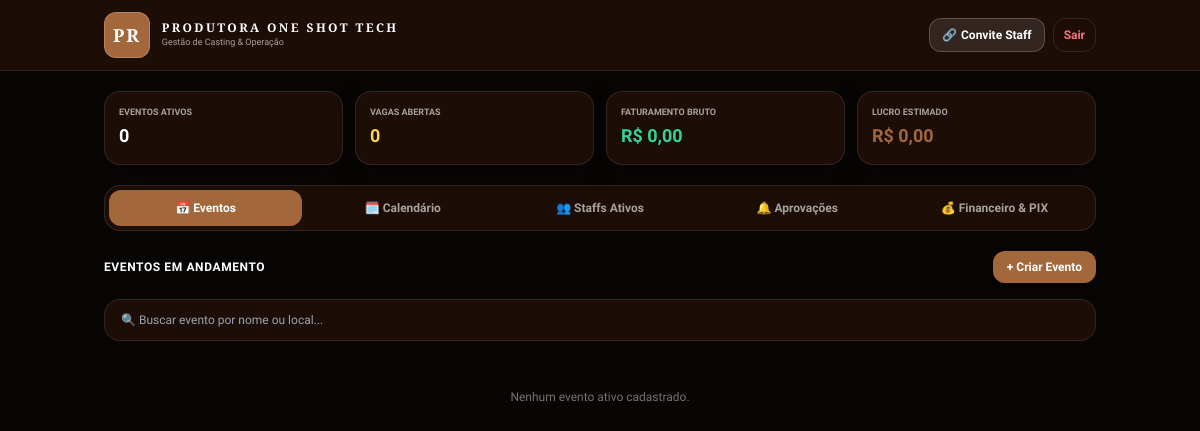
Before: /dashboard/empresa/ (signed in) with the older database file.
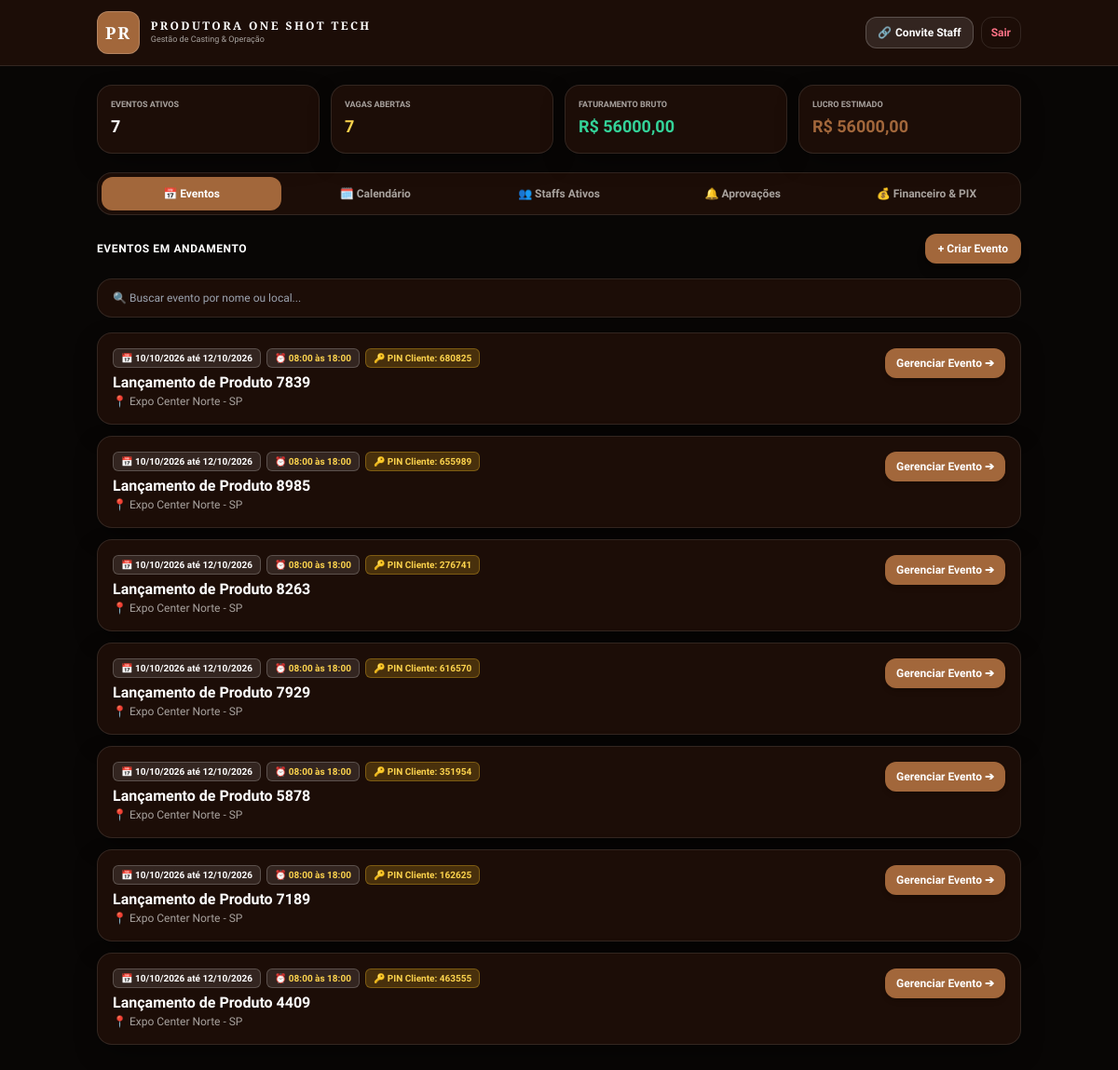
After: the same page with the newer database file.
### core/models.py (models this page shows, shortened)
class Empresa(models.Model):
    PLANO_CHOICES = (
        ('BASICO', 'Básico'),
        ('PREMIUM', 'Premium'),
        ('CUSTOM', 'Personalizado / Enterprise'),
    )
    STATUS_CHOICES = (
        ('ATIVO', 'Ativo'),
        ('BLOQUEADO', 'Bloqueado'),
        ('SUSPENSO', 'Inadimplente / Suspenso'),
    )
    nome = models.CharField(max_length=255)
    cnpj = models.CharField(max_length=20, unique=True)
    status = models.CharField(max_length=20, choices=STATUS_CHOICES, default='ATIVO')
    plano = models.CharField(max_length=20, choices=PLANO_CHOICES, default='BASICO')
    valor_plano = models.DecimalField(max_digits=10, decimal_places=2, default=150.00)
    limite_staffs = models.IntegerField(default=300)
    limite_eventos_mes = models.IntegerField(default=10, verbose_name="Limite de Eventos por Mês")
    whatsapp = models.CharField(max_length=20, null=True, blank=True)
    inscricao_estadual = models.CharField(max_length=50, null=True, blank=True)
    logo = models.ImageField(upload_to='logos_empresas/', null=True, blank=True, verbose_name="Logo da Empresa")
    cor_primaria = models.CharField(max_length=7, default='#A2673B', verbose_name="Cor Primária (Hex)")
    cor_secundaria = models.CharField(max_length=7, default='#1C0D07', verbose_name="Cor Secundária (Hex)")
    cor_fundo = models.CharField(max_length=7, default='#080605', verbose_name="Cor de Fundo (Hex)")
    recurso_nfse = models.BooleanField(default=False, verbose_name="Módulo Emissão NFS-e")
    recurso_whatsapp_api = models.BooleanField(default=False, verbose_name="Módulo Disparos WhatsApp")
    recurso_post_event_pdf = models.BooleanField(default=True, verbose_name="Módulo Relatório Post-Event PDF")
    recurso_portal_cliente = models.BooleanField(default=True, verbose_name="Módulo Portal do Cliente")
    recurso_exportacao_pix = models.BooleanField(default=True, verbose_name="Módulo Lote PIX (CSV)")
    recurso_checkin_gps = models.BooleanField(default=True, verbose_name="Módulo Check-in GPS")
    inscricao_municipal = models.CharField(max_length=50, null=True, blank=True, verbose_name="Inscrição Municipal")
    nfse_api_key = models.CharField(max_length=255, null=True, blank=True, verbose_name="Chave API NFS-e")
    nfse_ambiente = models.CharField(
        max_length=20,
        choices=(('HOMOLOGACAO', 'Homologação'), ('PRODUCAO', 'Produção')),
        default='HOMOLOGACAO'
    )
    whatsapp_api_instancia = models.CharField(max_length=100, null=True, blank=True, verbose_name="Instância WhatsApp API")
    whatsapp_api_token = models.CharField(max_length=255, null=True, blank=True, verbose_name="Token WhatsApp API")
    whatsapp_disparos_mes = models.IntegerField(default=0, verbose_name="Disparos Realizados no Mês")
    data_criacao = models.DateTimeField(auto_now_add=True)
    @property
    def is_premium(self):
        return self.plano in ['PREMIUM', 'CUSTOM']

### eventos/models.py (models this page shows, shortened)
class Evento(models.Model):
    empresa = models.ForeignKey(Empresa, on_delete=models.CASCADE, related_name='eventos')
    nome = models.CharField(max_length=255)
    descricao = models.TextField(null=True, blank=True)
    local = models.CharField(max_length=255)
    latitude = models.FloatField(null=True, blank=True)
    longitude = models.FloatField(null=True, blank=True)
    data_inicio = models.DateField()
    data_termino = models.DateField(null=True, blank=True)
    horario_inicio = models.TimeField(null=True, blank=True, verbose_name="Horário de Início do Evento")
    horario_termino = models.TimeField(null=True, blank=True, verbose_name="Horário de Término do Evento")
    orcamento_previsto = models.DecimalField(max_digits=12, decimal_places=2, default=0.00)
    token_cliente = models.CharField(max_length=64, unique=True, null=True, blank=True)
    codigo_acesso_cliente = models.CharField(max_length=10, null=True, blank=True, verbose_name="Código/PIN de Acesso do Cliente")
    status = models.CharField(max_length=20, default='ATIVO')
    data_criacao = models.DateTimeField(auto_now_add=True)

### core/views.py (the view, shortened to what this page needs)
# urls.py: path('dashboard/empresa/', views.admin_dashboard, name='admin_dashboard'),
@login_required
def admin_dashboard(request):
    if not (getattr(request.user, 'perfil', '') == 'ADMIN' or request.user.is_superuser):
        return redirect('login')
    empresa = request.user.empresa or Empresa.objects.first()
    hoje = date.today()
    is_premium = getattr(empresa, 'is_premium', False) or request.user.is_superuser
    evento_foco_id = request.GET.get('ev_id', '')
    eventos = Evento.objects.filter(empresa=empresa).order_by('-data_inicio') if empresa else []
    eventos_ativos = []
    eventos_concluidos = []
    for ev in eventos:
        if not ev.token_cliente or not ev.codigo_acesso_cliente:
            ev.gerar_token_cliente()
        dt_ref = ev.data_termino if ev.data_termino else ev.data_inicio
        if isinstance(dt_ref, str):
            dt_ref = converter_data_iso(dt_ref) or hoje
        if dt_ref >= hoje:
            eventos_ativos.append(ev)
        else:
            eventos_concluidos.append(ev)
    for ev in eventos:
        cands_all = Candidatura.objects.filter(vaga__evento=ev).select_related('usuario', 'vaga', 'presenca_pagamento')
        ev.cands_pendentes = [c for c in cands_all if c.status == 'PENDENTE']
        ev.cands_aprovados_cliente = [c for c in cands_all if c.status == 'APROVADO_CLIENTE']
        ev.cands_confirmados = [c for c in cands_all if c.status == 'APROVADO']
        custo_equipe = sum([float(c.vaga.valor_diaria or 0.0) for c in ev.cands_confirmados])
        faturamento_ev = float(ev.orcamento_previsto or 0.0)
        lucro_ev = faturamento_ev - custo_equipe
        ev.margem_lucro_pct = round((lucro_ev / faturamento_ev * 100), 1) if faturamento_ev > 0 else 0.0
    equipe_staff = Usuario.objects.filter(perfil='STAFF', empresa=empresa).order_by('-id') if empresa else []
    staffs_pendentes = [s for s in equipe_staff if s.status_aprovacao == 'PENDENTE']
    staffs_aprovados = [s for s in equipe_staff if s.status_aprovacao != 'PENDENTE']
    propostas = PropostaComercial.objects.filter(empresa=empresa).order_by('-id') if empresa else []
    total_faturado_geral = sum([float(p.valor_total or 0.0) for p in propostas if p.status == 'APROVADA']) or sum([float(ev.orcamento_previsto or 0.0) for ev in eventos])
    financeiro = PresencaPagamento.objects.filter(candidatura__vaga__evento__empresa=empresa, candidatura__status='APROVADO').select_related('candidatura__usuario', 'candidatura__vaga__evento')
    total_custo_staff_geral = sum([float(f.candidatura.vaga.valor_diaria or 0.0) for f in financeiro])
    total_vagas_abertas = Vaga.objects.filter(evento__empresa=empresa, status='ABERTA').count() if empresa else 0
    total_trabalhos_concluidos = Candidatura.objects.filter(vaga__evento__empresa=empresa, status='APROVADO').count() if empresa else 0
    context = {
        'empresa': empresa,
        'is_premium': is_premium,
        'eventos_ativos': eventos_ativos,
        'eventos_concluidos': eventos_concluidos,
        'staffs_pendentes': staffs_pendentes,
        'staffs_aprovados': staffs_aprovados,
        'propostas': propostas,
        'financeiro': financeiro,
        'total_faturado_geral': total_faturado_geral,
        'total_custo_staff_geral': total_custo_staff_geral,
        'lucro_liquido_geral': total_faturado_geral - total_custo_staff_geral,
        'total_vagas_abertas': total_vagas_abertas,
        'total_trabalhos_concluidos': total_trabalhos_concluidos,
        'link_convite': request.build_absolute_uri(f"/registro/staff/?empresa={empresa.id}") if empresa else "",
        'evento_foco_id': evento_foco_id,
    }
    return render(request, 'core/admin_dashboard.html', context)

### templates/core/admin_dashboard.html (shortened to what this page needs)
<!DOCTYPE html>
<html lang="pt-br" class="dark">
<head>
    <script src="https://cdn.tailwindcss.com"></script>
    <link rel="stylesheet" href="https://cdn.jsdelivr.net/npm/flatpickr/dist/flatpickr.min.css">
    <link rel="stylesheet" href="https://cdn.jsdelivr.net/npm/flatpickr/dist/themes/dark.css">
</head>
<body class="min-h-screen pb-28 selection:bg-amber-500 selection:text-white">
    <header class="border-b border-white/10 sticky top-0 z-30 backdrop-blur-md bg-opacity-80" style="background-color: var(--brand-secondary);">
        <div class="max-w-5xl mx-auto px-4 py-3 flex items-center justify-between">
            <div class="flex items-center gap-3">
                {% if empresa.logo %}
                    <img src="{{ empresa.logo.url }}" class="h-9 object-contain rounded-lg">
                {% else %}
                    <div class="p-2 rounded-xl border border-white/20 bg-brand-primary">
                        <span class="font-brand font-black text-white text-lg tracking-widest">{{ empresa.nome|slice:":2"|upper }}</span>
                    </div>
                {% endif %}
                <div>
                    <h1 class="text-xs font-brand font-bold tracking-[0.2em] text-white uppercase">{{ empresa.nome }}</h1>
                    <p class="text-[9px] text-stone-400">Gestão de Casting & Operação</p>
                </div>
            </div>
            <div class="flex items-center gap-2">
                <button onclick="copiarLink('{{ link_convite }}')" class="bg-white/10 hover:bg-white/20 text-white border border-white/20 text-xs font-bold px-3 py-2 rounded-xl transition-all flex items-center gap-1 cursor-pointer">
                    <span>🔗</span> <span class="hidden sm:inline">Convite Staff</span>
                </button>
                <a href="{% url 'logout' %}" class="text-xs text-rose-400 hover:text-rose-300 px-2.5 py-2 rounded-xl font-bold border border-white/10 hover:bg-rose-500/10 transition-all">Sair</a>
            </div>
        </div>
    </header>
    <main class="max-w-5xl mx-auto px-4 py-5 space-y-5">
        <div class="grid grid-cols-2 sm:grid-cols-4 gap-3">
            <div class="clean-card p-3.5 rounded-2xl">
                <p class="text-[9px] font-bold text-stone-400 uppercase">Eventos Ativos</p>
                <p class="text-lg font-black text-white mt-0.5">{{ eventos_ativos|length }}</p>
            </div>
            <div class="clean-card p-3.5 rounded-2xl">
                <p class="text-[9px] font-bold text-stone-400 uppercase">Vagas Abertas</p>
                <p class="text-lg font-black text-amber-300 mt-0.5">{{ total_vagas_abertas }}</p>
            </div>
            <div class="clean-card p-3.5 rounded-2xl">
                <p class="text-[9px] font-bold text-stone-400 uppercase">Faturamento Bruto</p>
                <p class="text-lg font-black text-emerald-400 mt-0.5">R$ {{ total_faturado_geral|floatformat:2 }}</p>
            </div>
            <div class="clean-card p-3.5 rounded-2xl">
                <p class="text-[9px] font-bold text-stone-400 uppercase">Lucro Estimado</p>
                <p class="text-lg font-black text-brand-primary mt-0.5">R$ {{ lucro_liquido_geral|floatformat:2 }}</p>
            </div>
        </div>
        <div class="flex p-1 border border-white/10 rounded-2xl gap-1 overflow-x-auto hide-scrollbar" style="background-color: var(--brand-secondary);">
            <button onclick="mudarAba('viewEventosAtivos', this)" class="btn-main-tab flex-1 bg-brand-primary text-white font-black py-2.5 rounded-xl text-xs text-center cursor-pointer min-w-[100px]">
                📅 Eventos
            </button>
            <button onclick="mudarAba('viewCalendario', this)" class="btn-main-tab flex-1 text-stone-400 font-bold py-2.5 rounded-xl text-xs text-center cursor-pointer min-w-[100px]">
                🗓️ Calendário
            </button>
            <button id="btnAbaStaffs" onclick="mudarAba('viewStaffsCadastrados', this)" class="btn-main-tab flex-1 text-stone-400 font-bold py-2.5 rounded-xl text-xs text-center cursor-pointer min-w-[110px]">
                👥 Staffs Ativos
            </button>
            <button onclick="mudarAba('viewAprovacoesPendentes', this)" class="btn-main-tab flex-1 text-stone-400 font-bold py-2.5 rounded-xl text-xs text-center cursor-pointer min-w-[120px]">
                🔔 Aprovações
            </button>
            <button onclick="mudarAba('viewFinanceiro', this)" class="btn-main-tab flex-1 text-stone-400 font-bold py-2.5 rounded-xl text-xs text-center cursor-pointer min-w-[110px]">
                💰 Financeiro & PIX
            </button>
        </div>
        <div id="viewEventosAtivos" class="main-view space-y-4">
            <div class="flex items-center justify-between">
                <h2 class="text-xs font-black uppercase tracking-wider text-white">Eventos em Andamento</h2>
                <button onclick="toggleModal('modalNovoEvento')" class="bg-brand-primary hover:opacity-90 text-white font-black text-xs px-3.5 py-2 rounded-xl cursor-pointer shadow-lg">
                    + Criar Evento
                </button>
            </div>
            <input type="text" id="filtroEventosAtivos" onkeyup="filtrarEventosAtivos()" placeholder="🔍 Buscar evento por nome ou local..." class="w-full border border-white/10 rounded-2xl px-4 py-3 text-xs text-white outline-none focus:border-brand-primary" style="background-color: var(--brand-secondary);">
            <div id="containerEventosAtivos" class="space-y-3">
                {% for ev in eventos_ativos %}
                    <div class="card-evento-ativo clean-card p-4 rounded-2xl space-y-3" data-search="{{ ev.nome|lower }} {{ ev.local|lower }}">
                        <div class="flex justify-between items-start">
                            <div>
                                <div class="flex items-center gap-1.5 flex-wrap">
                                    <span class="bg-white/10 text-white text-[10px] font-bold px-2 py-0.5 rounded-md border border-white/20">📅 {{ ev.data_inicio|date:"d/m/Y" }} {% if ev.data_termino and ev.data_termino != ev.data_inicio %}até {{ ev.data_termino|date:"d/m/Y" }}{% endif %}</span>
                                    {% if ev.horario_inicio %}
                                        <span class="bg-white/10 text-amber-300 text-[10px] font-bold px-2 py-0.5 rounded-md border border-white/20">⏰ {{ ev.horario_inicio|time:"H:i" }} às {{ ev.horario_termino|time:"H:i" }}</span>
                                    {% endif %}
                                    <span class="bg-amber-400/20 text-amber-300 text-[10px] font-black px-2 py-0.5 rounded-md border border-amber-400/30">🔑 PIN Cliente: {{ ev.codigo_acesso_cliente }}</span>
                                </div>
                                <h3 class="font-black text-white text-base mt-1">{{ ev.nome }}</h3>
                                <p class="text-xs text-stone-400">📍 {{ ev.local }}</p>
                            </div>
                            <button onclick="abrirPainelEvento('{{ ev.id }}')" class="bg-brand-primary text-white font-black text-xs px-3 py-2 rounded-xl shadow-md cursor-pointer">
                                Gerenciar Evento ➔
                            </button>
                        </div>
                    </div>
                {% empty %}
                    <p class="text-xs text-stone-500 text-center py-8">Nenhum evento ativo cadastrado.</p>
                {% endfor %}
            </div>
        </div>
    </main>
</body>
</html>

Changed rows visible on the page:
added Evento: data_inicio "10/10/2026", data_termino "12/10/2026", horario_inicio "08:00", horario_termino "18:00", codigo_acesso_cliente "680825", nome "Lançamento de Produto 7839", local "Expo Center Norte - SP"
added Evento: data_inicio "10/10/2026", data_termino "12/10/2026", horario_inicio "08:00", horario_termino "18:00", codigo_acesso_cliente "655989", nome "Lançamento de Produto 8985", local "Expo Center Norte - SP"
added Evento: data_inicio "10/10/2026", data_termino "12/10/2026", horario_inicio "08:00", horario_termino "18:00", codigo_acesso_cliente "276741", nome "Lançamento de Produto 8263", local "Expo Center Norte - SP"
added Evento: data_inicio "10/10/2026", data_termino "12/10/2026", horario_inicio "08:00", horario_termino "18:00", codigo_acesso_cliente "616570", nome "Lançamento de Produto 7929", local "Expo Center Norte - SP"
added Evento: data_inicio "10/10/2026", data_termino "12/10/2026", horario_inicio "08:00", horario_termino "18:00", codigo_acesso_cliente "351954", nome "Lançamento de Produto 5878", local "Expo Center Norte - SP"
added Evento: data_inicio "10/10/2026", data_termino "12/10/2026", horario_inicio "08:00", horario_termino "18:00", codigo_acesso_cliente "162625", nome "Lançamento de Produto 7189", local "Expo Center Norte - SP"
added Evento: data_inicio "10/10/2026", data_termino "12/10/2026", horario_inicio "08:00", horario_termino "18:00", codigo_acesso_cliente "463555", nome "Lançamento de Produto 4409", local "Expo Center Norte - SP"
Other visible differences:
{{ eventos_ativos|length }}: "0" → "7"
{{ total_vagas_abertas }}: "0" → "7"
{{ total_faturado_geral|floatformat:2 }}: "0,00" → "56000,00"
{{ lucro_liquido_geral|floatformat:2 }}: "0,00" → "56000,00"
text no longer shown: "Nenhum evento ativo cadastrado."
